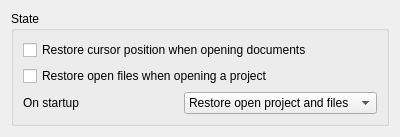
<?xml version="1.0" encoding="UTF-8"?>
<ui version="4.0">
 <class>StateConfigWidget</class>
 <widget class="QWidget" name="StateConfigWidget">
  <property name="geometry">
   <rect>
    <x>0</x>
    <y>0</y>
    <width>400</width>
    <height>128</height>
   </rect>
  </property>
  <property name="windowTitle">
   <string>Form</string>
  </property>
  <layout class="QVBoxLayout" name="verticalLayout">
   <item>
    <widget class="QGroupBox" name="groupBox">
     <property name="title">
      <string>State</string>
     </property>
     <layout class="QGridLayout" name="gridLayout">
      <item row="0" column="0">
       <widget class="QCheckBox" name="_state__restore_cursor_position">
        <property name="text">
         <string>Restore cursor position when opening documents</string>
        </property>
       </widget>
      </item>
      <item row="1" column="0">
       <widget class="QCheckBox" name="_state__restore_project_files">
        <property name="text">
         <string>Restore open files when opening a project</string>
        </property>
       </widget>
      </item>
      <item row="2" column="0">
       <layout class="QHBoxLayout" name="horizontalLayout_2">
        <item>
         <widget class="QLabel" name="label_2">
          <property name="text">
           <string>On startup</string>
          </property>
         </widget>
        </item>
        <item>
         <widget class="KComboBox" name="_state__startup_behaviour">
          <property name="access" stdset="0">
           <string>$startup_behaviour</string>
          </property>
          <item>
           <property name="text">
            <string>Restore open project and files</string>
           </property>
          </item>
          <item>
           <property name="text">
            <string>Restore open files only</string>
           </property>
          </item>
          <item>
           <property name="text">
            <string>Restore open project only</string>
           </property>
          </item>
          <item>
           <property name="text">
            <string>Keep empty workspace</string>
           </property>
          </item>
         </widget>
        </item>
       </layout>
      </item>
     </layout>
    </widget>
   </item>
  </layout>
 </widget>
 <customwidgets>
  <customwidget>
   <class>KComboBox</class>
   <extends>QComboBox</extends>
   <header>kcombobox.h</header>
  </customwidget>
 </customwidgets>
 <resources/>
 <connections/>
</ui>
